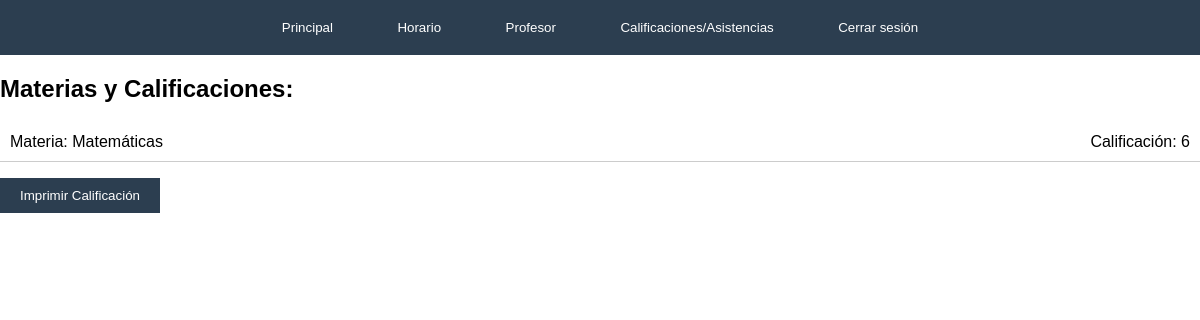
The page /perfiles/A_calificacion.php (signed in) on the database as committed earlier.
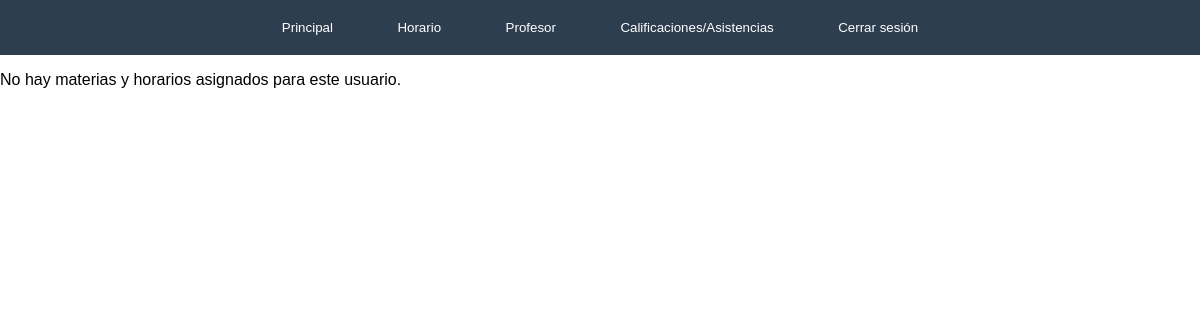
The same page on the database as committed later.
### tables this page shows
CREATE TABLE horarios (
    id INT AUTO_INCREMENT PRIMARY KEY,
    id_usuario INT,
    materia VARCHAR(255),
    horario VARCHAR(255),
    FOREIGN KEY (id_usuario) REFERENCES usuarios(id)
);

### perfiles/A_calificacion.php (the view, shortened to what this page needs)
<!DOCTYPE html>
<html lang="es">
<head>
    <link rel="stylesheet" href="/Proyecto_implantacion/css/A_calificacion.css">
</head>
<body>
    <div class="container">
        <a href="A_principal.php"><button>Principal</button></a>
        <a href="A_horario.php"><button>Horario</button></a>
        <a href="A_profesor.php"><button>Profesor</button></a>
        <a href="A_calificacion.php"><button>Calificaciones/Asistencias</button></a>
        <a href="../PreRegistro/cerrar-sesion.php"><button>Cerrar sesión</button></a>
    </div>
    <?php
    $idUsuario = $_SESSION['usuario']['id'];
    $conexion = obtenerConexion();
    $sqlConsultarHorarios = "SELECT id, materia, horario FROM horarios WHERE id_usuario = ?";
    $stmtConsultarHorarios = $conexion->prepare($sqlConsultarHorarios);
    if ($stmtConsultarHorarios) {
        $stmtConsultarHorarios->bind_param("i", $idUsuario);
        $stmtConsultarHorarios->execute();
        $resultHorarios = $stmtConsultarHorarios->get_result();
        if ($resultHorarios->num_rows > 0) {
            echo "<h2>Materias y Calificaciones:</h2>";
            echo "<ul class='lista-materias printable-content'>";
            while ($row = $resultHorarios->fetch_assoc()) {
                $sqlConsultarCalificaciones = "SELECT calificacion FROM calificaciones WHERE id_horario = ?";
                $stmtConsultarCalificaciones = $conexion->prepare($sqlConsultarCalificaciones);
                if ($stmtConsultarCalificaciones) {
                    $stmtConsultarCalificaciones->bind_param("i", $row['id']);
                    $stmtConsultarCalificaciones->execute();
                    $resultCalificaciones = $stmtConsultarCalificaciones->get_result();
                    if ($resultCalificaciones->num_rows > 0) {
                        $calificacionRow = $resultCalificaciones->fetch_assoc();
                        $calificacion = $calificacionRow['calificacion'];
                    } else {
                        $calificacion = mt_rand(6, 10);
                    }
                } else {
                    echo "Error en la preparación de la consulta de calificaciones.";
                }
                echo "<li class='materia-calificacion'>";
                echo "<span class='materia'>Materia: {$row['materia']}</span>";
                echo "<span class='calificacion'>Calificación: $calificacion</span>";
                echo "</li>";
            }
            echo "</ul>";
            echo "<button onclick='imprimirHistorial()'>Imprimir Calificación</button>";
        } else {
            echo "<p>No hay materias y horarios asignados para este usuario.</p>";
        }
    } else {
        echo "Error en la preparación de la consulta de horarios.";
    }
    ?>
</body>
</html>

### css/A_calificacion.css (style rules this page uses)
body { margin: 0; padding: 0; font-family: Arial, sans-serif; }
.container { background-color: #2c3e50; text-align: center; padding: 10px; }
.container a { text-decoration: none; margin: 0 10px; color: white; }
button { background-color: #2c3e50; color: white; border: none; padding: 10px 20px; cursor: pointer; }
.container { text-align: center; padding: 10px; }
ul { list-style-type: none; padding: 0; }
li { margin-bottom: 10px; }
.materia-calificacion { display: flex; justify-content: space-between; align-items: center; border-bottom: 1px solid #ccc; padding: 10px; }

Rows that differ between the two databases and show on the page:
removed horarios: materia "Matemáticas", calificacion "6"
Other text that changed with them:
text no longer shown: "Materias y Calificaciones: Imprimir Calificación"
text now shown: "No hay materias y horarios asignados para este usuario."
